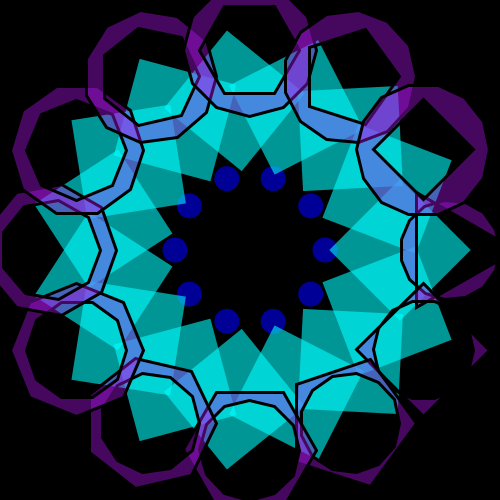
Frame 1 (no input)
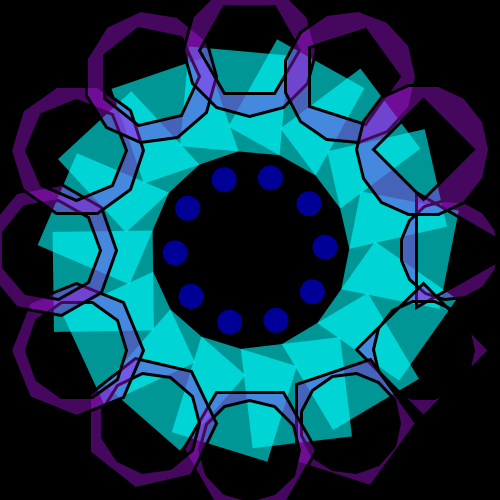
Frame 60 (the mouse pressed at the canvas centre just before this capture)
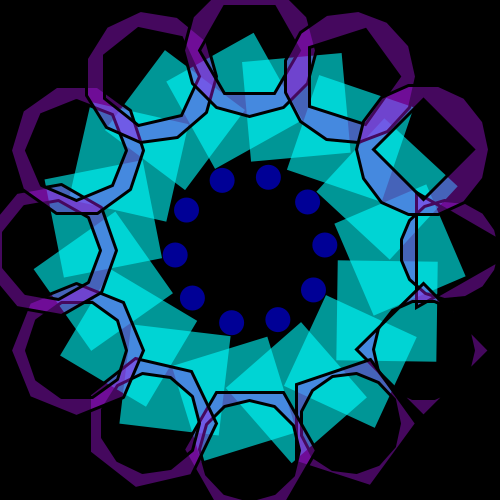
Frame 120 (the mouse held since frame 60 and released just before this capture)

The Processing sketch that drew these frames (run headless with seeded random() and noise(); from frame 60 on, the mouse is pressed at the canvas centre):

// Processing sketch: Notes_2_Mandala
// ── Notes_2_Mandala.pde
// mandala artwork
// 3 rings
// ring 1 - circles - rotating together
// ring 2 - squares - rotating independently
// ring 3 - polygons from 3 - 12+ sides
//        - with a contour from 12+ - 3

float circlesTheta = 0;
float squaresTheta = 0;

void setup() {
  size(500, 500);
}

void draw() {
  background(0);
  ringOfCircles();
  ringOfSquares();
  ringOfPolygons();
  circlesTheta += 0.01;
  squaresTheta -= 0.01;
}

// ── polygon.pde
void polygon(
float tx,
float ty,
float r,
int outSides,
int inSides) {
  pushMatrix();
  translate(tx, ty);
  float theta = 0;
  
  beginShape();
  
  for (int i = 0; i < outSides; i++) {
    float x = cos(theta) * r;
    float y = sin(theta) * r;
    vertex(x, y);
    theta += (TWO_PI / outSides);
  }
  
  beginContour();
  float contourRadius = r * 0.75;
  theta = 0;
  
  for (int i = 0; i < inSides; i++) {
    float x = cos(theta) * contourRadius;
    float y = sin(theta) * contourRadius;
    vertex(x, y);
    theta -= (TWO_PI / inSides);
  }
  
  endContour();
  endShape(CLOSE);
  popMatrix();
}

// ── ringOfCircles.pde
void ringOfCircles() {
  float tx = width / 2.0;
  float ty = height / 2.0;
  float r = 75;
  float circleSize = r / 3.0;
  int circleTotal = 10;

  pushMatrix();
  translate(tx, ty);
  float theta = circlesTheta;

  fill(0, 0, 255, 150);
  noStroke();
  for (int i = 0; i < circleTotal; i++) {
    float x = cos(theta) * r;
    float y = sin(theta) * r;
    ellipse(x, y, circleSize, circleSize);
    theta += (TWO_PI / circleTotal);
  }

  popMatrix();
}

// ── ringOfPolygons.pde
void ringOfPolygons() {
  float tx = width / 2.0;
  float ty = height / 2.0;
  float r = 200;
  float polygonSize = r / 3.0;
  int polygonTotal = 12; 
  
  pushMatrix();
  translate(tx, ty);
  float theta = 0;
  strokeWeight(3);
  stroke(0);
  fill(175, 20, 240, 100);
  
  for (int i = 0; i < polygonTotal; i++) {
    float x = cos(theta) * r;
    float y = sin(theta) * r;
    polygon(x, y, polygonSize, i + 3, ((polygonTotal + 3) - i));
    theta += (TWO_PI / polygonTotal);
  }
  
  popMatrix();
}

// ── ringOfSquares.pde
void ringOfSquares() {
  float tx = width / 2.0;
  float ty = height / 2.0;
  float r = 150;
  float squareSize = r / 1.5;
  int squareTotal = 15;
  
  pushMatrix();
  translate(tx, ty);
  fill(0, 255, 255, 150);
  noStroke();
  float theta = 0;
  
  for (int i = 0; i < squareTotal; i++) {
    float x = cos(theta) * r;
    float y = sin(theta) * r;
    pushMatrix();
    translate(x, y);
    rotate(theta + QUARTER_PI + squaresTheta);
    rectMode(CENTER);
    rect(0, 0, squareSize, squareSize);
    popMatrix();
    theta += (TWO_PI / squareTotal);
  }
  
  popMatrix();
}
